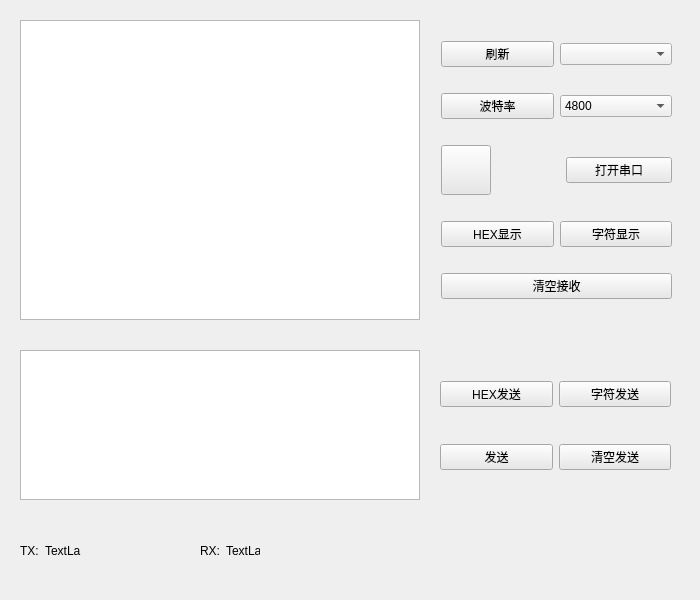
<?xml version="1.0" encoding="UTF-8"?>
<ui version="4.0">
 <class>Widget</class>
 <widget class="QWidget" name="Widget">
  <property name="geometry">
   <rect>
    <x>0</x>
    <y>0</y>
    <width>700</width>
    <height>600</height>
   </rect>
  </property>
  <property name="windowTitle">
   <string>小黑子的串口助手</string>
  </property>
  <widget class="QTextBrowser" name="textBrowser_Rx">
   <property name="geometry">
    <rect>
     <x>20</x>
     <y>20</y>
     <width>400</width>
     <height>300</height>
    </rect>
   </property>
  </widget>
  <widget class="QTextEdit" name="textEdit_Tx">
   <property name="geometry">
    <rect>
     <x>20</x>
     <y>350</y>
     <width>400</width>
     <height>150</height>
    </rect>
   </property>
  </widget>
  <widget class="QLabel" name="label_Message">
   <property name="geometry">
    <rect>
     <x>480</x>
     <y>540</y>
     <width>171</width>
     <height>20</height>
    </rect>
   </property>
   <property name="text">
    <string/>
   </property>
  </widget>
  <widget class="QWidget" name="layoutWidget">
   <property name="geometry">
    <rect>
     <x>441</x>
     <y>21</y>
     <width>231</width>
     <height>301</height>
    </rect>
   </property>
   <layout class="QVBoxLayout" name="verticalLayout">
    <item>
     <layout class="QHBoxLayout" name="horizontalLayout_3">
      <item>
       <widget class="QPushButton" name="pushButton_Refresh_Com">
        <property name="styleSheet">
         <string notr="true">background-color:rgb(232,232,232);</string>
        </property>
        <property name="text">
         <string>刷新</string>
        </property>
       </widget>
      </item>
      <item>
       <widget class="QComboBox" name="comboBox_Com"/>
      </item>
     </layout>
    </item>
    <item>
     <layout class="QHBoxLayout" name="horizontalLayout_4">
      <item>
       <widget class="QPushButton" name="pushButton_Baud">
        <property name="styleSheet">
         <string notr="true">background-color:rgb(232,232,232);</string>
        </property>
        <property name="text">
         <string>波特率</string>
        </property>
       </widget>
      </item>
      <item>
       <widget class="QComboBox" name="comboBox_Baud">
        <item>
         <property name="text">
          <string>4800</string>
         </property>
        </item>
        <item>
         <property name="text">
          <string>9600</string>
         </property>
        </item>
        <item>
         <property name="text">
          <string>115200</string>
         </property>
        </item>
       </widget>
      </item>
     </layout>
    </item>
    <item>
     <layout class="QHBoxLayout" name="horizontalLayout_5">
      <property name="spacing">
       <number>75</number>
      </property>
      <item>
       <widget class="QPushButton" name="pushButton_Led">
        <property name="minimumSize">
         <size>
          <width>50</width>
          <height>50</height>
         </size>
        </property>
        <property name="maximumSize">
         <size>
          <width>50</width>
          <height>50</height>
         </size>
        </property>
        <property name="autoFillBackground">
         <bool>false</bool>
        </property>
        <property name="styleSheet">
         <string notr="true">background-color:rgb(232,232,232);</string>
        </property>
        <property name="text">
         <string/>
        </property>
       </widget>
      </item>
      <item>
       <widget class="QPushButton" name="pushButton_Onoff_Com">
        <property name="styleSheet">
         <string notr="true">background-color:rgb(232,232,232);</string>
        </property>
        <property name="text">
         <string>打开串口</string>
        </property>
       </widget>
      </item>
     </layout>
    </item>
    <item>
     <layout class="QHBoxLayout" name="horizontalLayout_6">
      <item>
       <widget class="QPushButton" name="pushButton_HEX_Rx">
        <property name="styleSheet">
         <string notr="true">background-color:rgb(232,232,232);</string>
        </property>
        <property name="text">
         <string>HEX显示</string>
        </property>
       </widget>
      </item>
      <item>
       <widget class="QPushButton" name="pushButton_String_Rx">
        <property name="styleSheet">
         <string notr="true">background-color:rgb(232,232,232);</string>
        </property>
        <property name="text">
         <string>字符显示</string>
        </property>
       </widget>
      </item>
     </layout>
    </item>
    <item>
     <widget class="QPushButton" name="pushButton_Clear_Rx">
      <property name="styleSheet">
       <string notr="true">background-color:rgb(232,232,232);</string>
      </property>
      <property name="text">
       <string>清空接收</string>
      </property>
     </widget>
    </item>
   </layout>
  </widget>
  <widget class="QWidget" name="layoutWidget">
   <property name="geometry">
    <rect>
     <x>440</x>
     <y>350</y>
     <width>231</width>
     <height>151</height>
    </rect>
   </property>
   <layout class="QVBoxLayout" name="verticalLayout_2">
    <item>
     <layout class="QHBoxLayout" name="horizontalLayout_7">
      <item>
       <widget class="QPushButton" name="pushButton_HEX_Tx">
        <property name="styleSheet">
         <string notr="true">background-color:rgb(232,232,232);</string>
        </property>
        <property name="text">
         <string>HEX发送</string>
        </property>
       </widget>
      </item>
      <item>
       <widget class="QPushButton" name="pushButton_String_Tx">
        <property name="styleSheet">
         <string notr="true">background-color:rgb(232,232,232);</string>
        </property>
        <property name="text">
         <string>字符发送</string>
        </property>
       </widget>
      </item>
     </layout>
    </item>
    <item>
     <layout class="QHBoxLayout" name="horizontalLayout_8">
      <item>
       <widget class="QPushButton" name="pushButton_Tx">
        <property name="styleSheet">
         <string notr="true">background-color:rgb(232,232,232);</string>
        </property>
        <property name="text">
         <string>发送</string>
        </property>
       </widget>
      </item>
      <item>
       <widget class="QPushButton" name="pushButton_Clear_Tx">
        <property name="styleSheet">
         <string notr="true">background-color:rgb(232,232,232);</string>
        </property>
        <property name="text">
         <string>清空发送</string>
        </property>
       </widget>
      </item>
     </layout>
    </item>
   </layout>
  </widget>
  <widget class="QWidget" name="layoutWidget">
   <property name="enabled">
    <bool>true</bool>
   </property>
   <property name="geometry">
    <rect>
     <x>20</x>
     <y>540</y>
     <width>61</width>
     <height>21</height>
    </rect>
   </property>
   <layout class="QHBoxLayout" name="horizontalLayout">
    <item>
     <widget class="QLabel" name="label_Tx">
      <property name="enabled">
       <bool>true</bool>
      </property>
      <property name="text">
       <string>TX:</string>
      </property>
     </widget>
    </item>
    <item>
     <widget class="QLabel" name="label_Tx_Num">
      <property name="enabled">
       <bool>true</bool>
      </property>
      <property name="text">
       <string>TextLabel</string>
      </property>
     </widget>
    </item>
   </layout>
  </widget>
  <widget class="QWidget" name="layoutWidget">
   <property name="geometry">
    <rect>
     <x>200</x>
     <y>540</y>
     <width>60</width>
     <height>21</height>
    </rect>
   </property>
   <layout class="QHBoxLayout" name="horizontalLayout_2">
    <item>
     <widget class="QLabel" name="label_Rx">
      <property name="text">
       <string>RX:</string>
      </property>
     </widget>
    </item>
    <item>
     <widget class="QLabel" name="label_Rx_Num">
      <property name="text">
       <string>TextLabel</string>
      </property>
     </widget>
    </item>
   </layout>
  </widget>
 </widget>
 <resources/>
 <connections/>
</ui>
